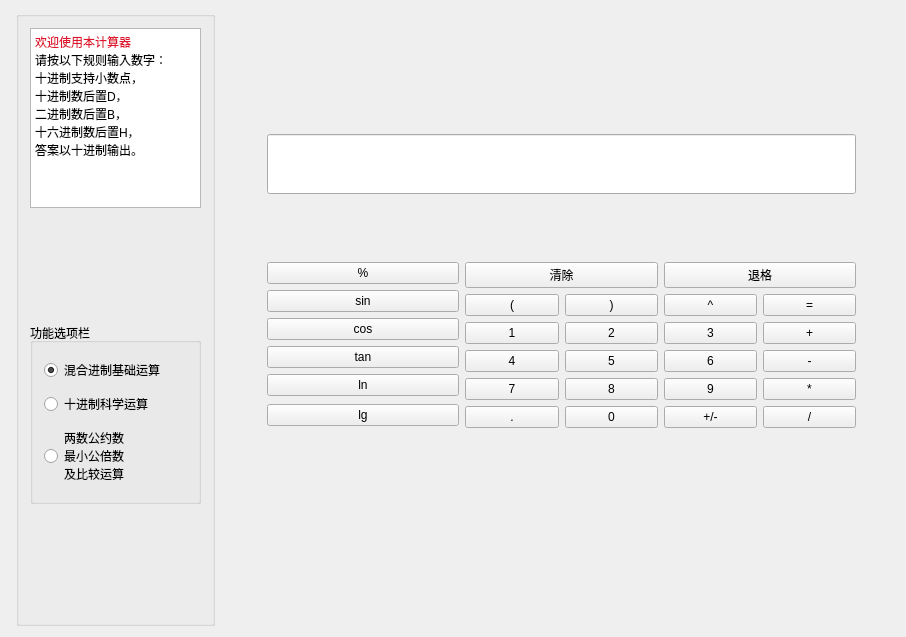
<?xml version="1.0" encoding="UTF-8"?>
<ui version="4.0">
 <class>MainWindow</class>
 <widget class="QMainWindow" name="MainWindow">
  <property name="geometry">
   <rect>
    <x>0</x>
    <y>0</y>
    <width>906</width>
    <height>637</height>
   </rect>
  </property>
  <property name="windowTitle">
   <string>MainWindow</string>
  </property>
  <widget class="QWidget" name="centralWidget">
   <layout class="QGridLayout" name="gridLayout_7">
    <item row="0" column="0">
     <widget class="QGroupBox" name="groupBox">
      <property name="maximumSize">
       <size>
        <width>199</width>
        <height>666</height>
       </size>
      </property>
      <property name="title">
       <string/>
      </property>
      <layout class="QVBoxLayout" name="verticalLayout_2">
       <item>
        <widget class="QTextBrowser" name="textBrowser">
         <property name="minimumSize">
          <size>
           <width>161</width>
           <height>131</height>
          </size>
         </property>
         <property name="html">
          <string>&lt;!DOCTYPE HTML PUBLIC &quot;-//W3C//DTD HTML 4.0//EN&quot; &quot;http://www.w3.org/TR/REC-html40/strict.dtd&quot;&gt;
&lt;html&gt;&lt;head&gt;&lt;meta name=&quot;qrichtext&quot; content=&quot;1&quot; /&gt;&lt;style type=&quot;text/css&quot;&gt;
p, li { white-space: pre-wrap; }
&lt;/style&gt;&lt;/head&gt;&lt;body style=&quot; font-family:'SimSun'; font-size:9pt; font-weight:400; font-style:normal;&quot;&gt;
&lt;p style=&quot; margin-top:0px; margin-bottom:0px; margin-left:0px; margin-right:0px; -qt-block-indent:0; text-indent:0px;&quot;&gt;&lt;span style=&quot; color:#df1530;&quot;&gt;欢迎使用本计算器&lt;/span&gt;&lt;/p&gt;
&lt;p style=&quot; margin-top:0px; margin-bottom:0px; margin-left:0px; margin-right:0px; -qt-block-indent:0; text-indent:0px;&quot;&gt;请按以下规则输入数字：&lt;/p&gt;
&lt;p style=&quot; margin-top:0px; margin-bottom:0px; margin-left:0px; margin-right:0px; -qt-block-indent:0; text-indent:0px;&quot;&gt;十进制支持小数点，&lt;/p&gt;
&lt;p style=&quot; margin-top:0px; margin-bottom:0px; margin-left:0px; margin-right:0px; -qt-block-indent:0; text-indent:0px;&quot;&gt;十进制数后置D，&lt;/p&gt;
&lt;p style=&quot; margin-top:0px; margin-bottom:0px; margin-left:0px; margin-right:0px; -qt-block-indent:0; text-indent:0px;&quot;&gt;二进制数后置B，&lt;/p&gt;
&lt;p style=&quot; margin-top:0px; margin-bottom:0px; margin-left:0px; margin-right:0px; -qt-block-indent:0; text-indent:0px;&quot;&gt;十六进制数后置H，&lt;/p&gt;
&lt;p style=&quot; margin-top:0px; margin-bottom:0px; margin-left:0px; margin-right:0px; -qt-block-indent:0; text-indent:0px;&quot;&gt;答案以十进制输出。&lt;/p&gt;&lt;/body&gt;&lt;/html&gt;</string>
         </property>
        </widget>
       </item>
       <item>
        <spacer name="verticalSpacer">
         <property name="orientation">
          <enum>Qt::Vertical</enum>
         </property>
         <property name="sizeHint" stdset="0">
          <size>
           <width>20</width>
           <height>122</height>
          </size>
         </property>
        </spacer>
       </item>
       <item>
        <widget class="QGroupBox" name="groupBox_2">
         <property name="minimumSize">
          <size>
           <width>171</width>
           <height>181</height>
          </size>
         </property>
         <property name="maximumSize">
          <size>
           <width>171</width>
           <height>191</height>
          </size>
         </property>
         <property name="title">
          <string>功能选项栏</string>
         </property>
         <property name="flat">
          <bool>false</bool>
         </property>
         <property name="checkable">
          <bool>false</bool>
         </property>
         <layout class="QVBoxLayout" name="verticalLayout">
          <item>
           <widget class="QRadioButton" name="yunsuan">
            <property name="text">
             <string>混合进制基础运算</string>
            </property>
            <property name="checked">
             <bool>true</bool>
            </property>
           </widget>
          </item>
          <item>
           <widget class="QRadioButton" name="radioButton">
            <property name="text">
             <string>十进制科学运算</string>
            </property>
           </widget>
          </item>
          <item>
           <widget class="QRadioButton" name="bijiao">
            <property name="text">
             <string>两数公约数
最小公倍数
及比较运算</string>
            </property>
           </widget>
          </item>
         </layout>
        </widget>
       </item>
       <item>
        <spacer name="verticalSpacer_2">
         <property name="orientation">
          <enum>Qt::Vertical</enum>
         </property>
         <property name="sizeHint" stdset="0">
          <size>
           <width>20</width>
           <height>120</height>
          </size>
         </property>
        </spacer>
       </item>
      </layout>
     </widget>
    </item>
    <item row="0" column="1">
     <widget class="QStackedWidget" name="stackedWidget">
      <property name="minimumSize">
       <size>
        <width>664</width>
        <height>615</height>
       </size>
      </property>
      <property name="maximumSize">
       <size>
        <width>664</width>
        <height>16777215</height>
       </size>
      </property>
      <property name="currentIndex">
       <number>1</number>
      </property>
      <widget class="QWidget" name="page_yunsuan">
       <widget class="QWidget" name="gridLayoutWidget_2">
        <property name="geometry">
         <rect>
          <x>10</x>
          <y>50</y>
          <width>641</width>
          <height>441</height>
         </rect>
        </property>
        <layout class="QGridLayout" name="gridLayout_15">
         <item row="0" column="0">
          <widget class="QLineEdit" name="lineEdit_3">
           <property name="minimumSize">
            <size>
             <width>0</width>
             <height>60</height>
            </size>
           </property>
           <property name="mouseTracking">
            <bool>false</bool>
           </property>
           <property name="readOnly">
            <bool>true</bool>
           </property>
          </widget>
         </item>
         <item row="1" column="0">
          <widget class="QGroupBox" name="groupBox_5">
           <property name="maximumSize">
            <size>
             <width>16777215</width>
             <height>60</height>
            </size>
           </property>
           <property name="title">
            <string/>
           </property>
           <layout class="QHBoxLayout" name="horizontalLayout_2">
            <item>
             <widget class="QPushButton" name="dig">
              <property name="text">
               <string>D</string>
              </property>
             </widget>
            </item>
            <item>
             <widget class="QPushButton" name="bina">
              <property name="text">
               <string>B</string>
              </property>
             </widget>
            </item>
            <item>
             <widget class="QPushButton" name="hex">
              <property name="text">
               <string>H</string>
              </property>
             </widget>
            </item>
            <item>
             <widget class="QPushButton" name="bakcspace">
              <property name="text">
               <string>退格</string>
              </property>
             </widget>
            </item>
            <item>
             <widget class="QPushButton" name="clear">
              <property name="text">
               <string>清除</string>
              </property>
             </widget>
            </item>
           </layout>
          </widget>
         </item>
         <item row="2" column="0">
          <widget class="QGroupBox" name="groupBox_3">
           <property name="enabled">
            <bool>true</bool>
           </property>
           <property name="title">
            <string/>
           </property>
           <property name="flat">
            <bool>false</bool>
           </property>
           <property name="checkable">
            <bool>false</bool>
           </property>
           <layout class="QGridLayout" name="gridLayout">
            <property name="leftMargin">
             <number>11</number>
            </property>
            <property name="topMargin">
             <number>11</number>
            </property>
            <property name="rightMargin">
             <number>11</number>
            </property>
            <property name="bottomMargin">
             <number>11</number>
            </property>
            <item row="3" column="4">
             <widget class="QPushButton" name="three">
              <property name="text">
               <string>3</string>
              </property>
             </widget>
            </item>
            <item row="2" column="2">
             <widget class="QPushButton" name="five">
              <property name="text">
               <string>5</string>
              </property>
             </widget>
            </item>
            <item row="1" column="4">
             <widget class="QPushButton" name="nine">
              <property name="text">
               <string>9</string>
              </property>
             </widget>
            </item>
            <item row="2" column="4">
             <widget class="QPushButton" name="six">
              <property name="text">
               <string>6</string>
              </property>
             </widget>
            </item>
            <item row="1" column="1">
             <widget class="QPushButton" name="seven">
              <property name="text">
               <string>7</string>
              </property>
             </widget>
            </item>
            <item row="1" column="2">
             <widget class="QPushButton" name="eight">
              <property name="text">
               <string>8</string>
              </property>
             </widget>
            </item>
            <item row="3" column="2">
             <widget class="QPushButton" name="two">
              <property name="text">
               <string>2</string>
              </property>
             </widget>
            </item>
            <item row="1" column="5">
             <widget class="QPushButton" name="plus">
              <property name="text">
               <string>+</string>
              </property>
             </widget>
            </item>
            <item row="3" column="1">
             <widget class="QPushButton" name="one">
              <property name="text">
               <string>1</string>
              </property>
             </widget>
            </item>
            <item row="3" column="5">
             <widget class="QPushButton" name="mult">
              <property name="text">
               <string>*</string>
              </property>
             </widget>
            </item>
            <item row="2" column="5">
             <widget class="QPushButton" name="minus">
              <property name="text">
               <string>-</string>
              </property>
             </widget>
            </item>
            <item row="2" column="1">
             <widget class="QPushButton" name="four">
              <property name="text">
               <string>4</string>
              </property>
             </widget>
            </item>
            <item row="4" column="5">
             <widget class="QPushButton" name="div">
              <property name="text">
               <string>/</string>
              </property>
             </widget>
            </item>
            <item row="0" column="1">
             <widget class="QPushButton" name="left">
              <property name="text">
               <string>(</string>
              </property>
             </widget>
            </item>
            <item row="4" column="1" colspan="2">
             <widget class="QPushButton" name="zero">
              <property name="text">
               <string>0</string>
              </property>
             </widget>
            </item>
            <item row="0" column="4" colspan="2">
             <widget class="QPushButton" name="epual">
              <property name="text">
               <string>=</string>
              </property>
             </widget>
            </item>
            <item row="4" column="4">
             <widget class="QPushButton" name="point">
              <property name="text">
               <string>.</string>
              </property>
             </widget>
            </item>
            <item row="0" column="2">
             <widget class="QPushButton" name="reght">
              <property name="text">
               <string>)</string>
              </property>
             </widget>
            </item>
            <item row="0" column="0" rowspan="5">
             <widget class="QGroupBox" name="groupBox_4">
              <property name="title">
               <string/>
              </property>
              <layout class="QVBoxLayout" name="verticalLayout_3">
               <item>
                <widget class="QPushButton" name="a">
                 <property name="text">
                  <string>a</string>
                 </property>
                </widget>
               </item>
               <item>
                <widget class="QPushButton" name="b">
                 <property name="text">
                  <string>b</string>
                 </property>
                </widget>
               </item>
               <item>
                <widget class="QPushButton" name="c">
                 <property name="text">
                  <string>c</string>
                 </property>
                </widget>
               </item>
               <item>
                <widget class="QPushButton" name="d">
                 <property name="text">
                  <string>d</string>
                 </property>
                </widget>
               </item>
               <item>
                <widget class="QPushButton" name="e">
                 <property name="text">
                  <string>e</string>
                 </property>
                </widget>
               </item>
               <item>
                <widget class="QPushButton" name="f">
                 <property name="text">
                  <string>f</string>
                 </property>
                </widget>
               </item>
              </layout>
             </widget>
            </item>
           </layout>
          </widget>
         </item>
        </layout>
       </widget>
      </widget>
      <widget class="QWidget" name="page_sci">
       <widget class="QWidget" name="layoutWidget">
        <property name="geometry">
         <rect>
          <x>30</x>
          <y>50</y>
          <width>611</width>
          <height>441</height>
         </rect>
        </property>
        <layout class="QGridLayout" name="gridLayout_4">
         <item row="2" column="0">
          <layout class="QGridLayout" name="gridLayout_3">
           <item row="0" column="0">
            <widget class="QPushButton" name="percrntBtn">
             <property name="text">
              <string>%</string>
             </property>
            </widget>
           </item>
           <item row="0" column="1" rowspan="6">
            <layout class="QGridLayout" name="gridLayout_5">
             <item row="0" column="0" colspan="2">
              <widget class="QPushButton" name="clearAllBtn">
               <property name="text">
                <string>清除</string>
               </property>
              </widget>
             </item>
             <item row="1" column="0">
              <widget class="QPushButton" name="leftBracketBtn">
               <property name="text">
                <string>(</string>
               </property>
              </widget>
             </item>
             <item row="1" column="1">
              <widget class="QPushButton" name="rightBracketBtn">
               <property name="text">
                <string>)</string>
               </property>
              </widget>
             </item>
             <item row="2" column="0">
              <widget class="QPushButton" name="digtalBtn1">
               <property name="text">
                <string>1</string>
               </property>
              </widget>
             </item>
             <item row="2" column="1">
              <widget class="QPushButton" name="digtalBtn2">
               <property name="text">
                <string>2</string>
               </property>
              </widget>
             </item>
             <item row="3" column="0">
              <widget class="QPushButton" name="digtalBtn4">
               <property name="text">
                <string>4</string>
               </property>
              </widget>
             </item>
             <item row="3" column="1">
              <widget class="QPushButton" name="digtalBtn5">
               <property name="text">
                <string>5</string>
               </property>
              </widget>
             </item>
             <item row="4" column="0">
              <widget class="QPushButton" name="digtalBtn7">
               <property name="text">
                <string>7</string>
               </property>
              </widget>
             </item>
             <item row="4" column="1">
              <widget class="QPushButton" name="digtalBtn8">
               <property name="text">
                <string>8</string>
               </property>
              </widget>
             </item>
             <item row="5" column="0">
              <widget class="QPushButton" name="pointBtn">
               <property name="text">
                <string>.</string>
               </property>
              </widget>
             </item>
             <item row="5" column="1">
              <widget class="QPushButton" name="digtalBtn0">
               <property name="text">
                <string>0</string>
               </property>
              </widget>
             </item>
            </layout>
           </item>
           <item row="0" column="2" rowspan="6">
            <layout class="QGridLayout" name="gridLayout_6">
             <item row="0" column="0" colspan="2">
              <widget class="QPushButton" name="clearBtn">
               <property name="text">
                <string>退格</string>
               </property>
              </widget>
             </item>
             <item row="1" column="0">
              <widget class="QPushButton" name="powBtn">
               <property name="text">
                <string>^</string>
               </property>
              </widget>
             </item>
             <item row="1" column="1">
              <widget class="QPushButton" name="equalBtn">
               <property name="text">
                <string>=</string>
               </property>
              </widget>
             </item>
             <item row="2" column="0">
              <widget class="QPushButton" name="digtalBtn3">
               <property name="text">
                <string>3</string>
               </property>
              </widget>
             </item>
             <item row="2" column="1">
              <widget class="QPushButton" name="addBtn">
               <property name="text">
                <string>+</string>
               </property>
              </widget>
             </item>
             <item row="3" column="0">
              <widget class="QPushButton" name="digtalBtn6">
               <property name="text">
                <string>6</string>
               </property>
              </widget>
             </item>
             <item row="3" column="1">
              <widget class="QPushButton" name="subtractionBtn">
               <property name="text">
                <string>-</string>
               </property>
              </widget>
             </item>
             <item row="4" column="0">
              <widget class="QPushButton" name="digtalBtn9">
               <property name="text">
                <string>9</string>
               </property>
              </widget>
             </item>
             <item row="4" column="1">
              <widget class="QPushButton" name="mulBtn">
               <property name="text">
                <string>*</string>
               </property>
              </widget>
             </item>
             <item row="5" column="0">
              <widget class="QPushButton" name="signBtn">
               <property name="text">
                <string>+/-</string>
               </property>
              </widget>
             </item>
             <item row="5" column="1">
              <widget class="QPushButton" name="divBtn">
               <property name="text">
                <string>/</string>
               </property>
              </widget>
             </item>
            </layout>
           </item>
           <item row="1" column="0">
            <widget class="QPushButton" name="sinBtn">
             <property name="text">
              <string>sin</string>
             </property>
            </widget>
           </item>
           <item row="2" column="0">
            <widget class="QPushButton" name="cosBtn">
             <property name="text">
              <string>cos</string>
             </property>
            </widget>
           </item>
           <item row="3" column="0">
            <widget class="QPushButton" name="tanBtn">
             <property name="text">
              <string>tan</string>
             </property>
            </widget>
           </item>
           <item row="4" column="0">
            <widget class="QPushButton" name="lnBtn">
             <property name="text">
              <string>ln</string>
             </property>
            </widget>
           </item>
           <item row="5" column="0">
            <widget class="QPushButton" name="lgBtn">
             <property name="text">
              <string>lg</string>
             </property>
            </widget>
           </item>
          </layout>
         </item>
         <item row="1" column="0">
          <widget class="QLineEdit" name="lineEdit">
           <property name="minimumSize">
            <size>
             <width>0</width>
             <height>60</height>
            </size>
           </property>
           <property name="readOnly">
            <bool>true</bool>
           </property>
          </widget>
         </item>
        </layout>
       </widget>
      </widget>
      <widget class="QWidget" name="page_bijiao">
       <widget class="QGroupBox" name="groupBox_6">
        <property name="geometry">
         <rect>
          <x>20</x>
          <y>180</y>
          <width>117</width>
          <height>351</height>
         </rect>
        </property>
        <property name="title">
         <string/>
        </property>
        <layout class="QVBoxLayout" name="verticalLayout_4">
         <item>
          <widget class="QPushButton" name="a_2">
           <property name="text">
            <string>a</string>
           </property>
          </widget>
         </item>
         <item>
          <widget class="QPushButton" name="b_2">
           <property name="text">
            <string>b</string>
           </property>
          </widget>
         </item>
         <item>
          <widget class="QPushButton" name="c_2">
           <property name="text">
            <string>c</string>
           </property>
          </widget>
         </item>
         <item>
          <widget class="QPushButton" name="d_2">
           <property name="text">
            <string>d</string>
           </property>
          </widget>
         </item>
         <item>
          <widget class="QPushButton" name="e_2">
           <property name="text">
            <string>e</string>
           </property>
          </widget>
         </item>
         <item>
          <widget class="QPushButton" name="f_2">
           <property name="text">
            <string>f</string>
           </property>
          </widget>
         </item>
        </layout>
       </widget>
       <widget class="QGroupBox" name="groupBox_7">
        <property name="geometry">
         <rect>
          <x>150</x>
          <y>180</y>
          <width>381</width>
          <height>371</height>
         </rect>
        </property>
        <property name="title">
         <string/>
        </property>
        <layout class="QGridLayout" name="gridLayout_2">
         <item row="1" column="0">
          <widget class="QPushButton" name="four_2">
           <property name="text">
            <string>4</string>
           </property>
          </widget>
         </item>
         <item row="0" column="3">
          <widget class="QPushButton" name="nine_2">
           <property name="text">
            <string>9</string>
           </property>
          </widget>
         </item>
         <item row="2" column="3">
          <widget class="QPushButton" name="three_2">
           <property name="text">
            <string>3</string>
           </property>
          </widget>
         </item>
         <item row="0" column="1">
          <widget class="QPushButton" name="eight_2">
           <property name="text">
            <string>8</string>
           </property>
          </widget>
         </item>
         <item row="1" column="1">
          <widget class="QPushButton" name="five_2">
           <property name="text">
            <string>5</string>
           </property>
          </widget>
         </item>
         <item row="2" column="1">
          <widget class="QPushButton" name="two_2">
           <property name="text">
            <string>2</string>
           </property>
          </widget>
         </item>
         <item row="3" column="3">
          <widget class="QPushButton" name="point_2">
           <property name="text">
            <string>.</string>
           </property>
          </widget>
         </item>
         <item row="1" column="3">
          <widget class="QPushButton" name="six_2">
           <property name="text">
            <string>6</string>
           </property>
          </widget>
         </item>
         <item row="2" column="0">
          <widget class="QPushButton" name="one_2">
           <property name="text">
            <string>1</string>
           </property>
          </widget>
         </item>
         <item row="0" column="0">
          <widget class="QPushButton" name="seven_2">
           <property name="text">
            <string>7</string>
           </property>
          </widget>
         </item>
         <item row="3" column="0" colspan="2">
          <widget class="QPushButton" name="zero_2">
           <property name="text">
            <string>0</string>
           </property>
          </widget>
         </item>
        </layout>
       </widget>
       <widget class="QGroupBox" name="groupBox_8">
        <property name="geometry">
         <rect>
          <x>20</x>
          <y>100</y>
          <width>551</width>
          <height>71</height>
         </rect>
        </property>
        <property name="title">
         <string/>
        </property>
        <layout class="QHBoxLayout" name="horizontalLayout_3">
         <item>
          <widget class="QPushButton" name="dig_2">
           <property name="text">
            <string>D</string>
           </property>
          </widget>
         </item>
         <item>
          <widget class="QPushButton" name="bina_2">
           <property name="text">
            <string>B</string>
           </property>
          </widget>
         </item>
         <item>
          <widget class="QPushButton" name="hex_2">
           <property name="text">
            <string>H</string>
           </property>
          </widget>
         </item>
         <item>
          <widget class="QPushButton" name="bakcspace_2">
           <property name="text">
            <string>退格</string>
           </property>
          </widget>
         </item>
         <item>
          <widget class="QPushButton" name="clear_2">
           <property name="text">
            <string>清除</string>
           </property>
          </widget>
         </item>
        </layout>
       </widget>
       <widget class="QGroupBox" name="groupBox_9">
        <property name="geometry">
         <rect>
          <x>60</x>
          <y>4</y>
          <width>541</width>
          <height>91</height>
         </rect>
        </property>
        <property name="title">
         <string/>
        </property>
        <layout class="QHBoxLayout" name="horizontalLayout_4">
         <item>
          <widget class="QLabel" name="label">
           <property name="text">
            <string>数字a</string>
           </property>
          </widget>
         </item>
         <item>
          <widget class="QLineEdit" name="cmp_a">
           <property name="minimumSize">
            <size>
             <width>0</width>
             <height>60</height>
            </size>
           </property>
           <property name="readOnly">
            <bool>true</bool>
           </property>
          </widget>
         </item>
         <item>
          <widget class="QLabel" name="label_2">
           <property name="text">
            <string>数字b</string>
           </property>
          </widget>
         </item>
         <item>
          <widget class="QLineEdit" name="cmp_b">
           <property name="minimumSize">
            <size>
             <width>0</width>
             <height>60</height>
            </size>
           </property>
           <property name="readOnly">
            <bool>true</bool>
           </property>
          </widget>
         </item>
        </layout>
       </widget>
       <widget class="QGroupBox" name="groupBox_11">
        <property name="geometry">
         <rect>
          <x>550</x>
          <y>250</y>
          <width>117</width>
          <height>211</height>
         </rect>
        </property>
        <property name="title">
         <string/>
        </property>
        <layout class="QVBoxLayout" name="verticalLayout_5">
         <item>
          <widget class="QRadioButton" name="to_a">
           <property name="enabled">
            <bool>true</bool>
           </property>
           <property name="mouseTracking">
            <bool>true</bool>
           </property>
           <property name="tabletTracking">
            <bool>false</bool>
           </property>
           <property name="text">
            <string>输入a</string>
           </property>
           <property name="checked">
            <bool>true</bool>
           </property>
          </widget>
         </item>
         <item>
          <widget class="QRadioButton" name="to_b">
           <property name="text">
            <string>输入b</string>
           </property>
           <property name="checked">
            <bool>false</bool>
           </property>
          </widget>
         </item>
         <item>
          <widget class="QPushButton" name="deal">
           <property name="text">
            <string>输入完成</string>
           </property>
          </widget>
         </item>
        </layout>
       </widget>
       <widget class="QGroupBox" name="groupBox_12">
        <property name="geometry">
         <rect>
          <x>10</x>
          <y>550</y>
          <width>628</width>
          <height>71</height>
         </rect>
        </property>
        <property name="title">
         <string/>
        </property>
        <layout class="QHBoxLayout" name="horizontalLayout">
         <item>
          <widget class="QLabel" name="label_3">
           <property name="text">
            <string>数字a</string>
           </property>
          </widget>
         </item>
         <item>
          <widget class="QLineEdit" name="cmp">
           <property name="maximumSize">
            <size>
             <width>51</width>
             <height>21</height>
            </size>
           </property>
           <property name="readOnly">
            <bool>true</bool>
           </property>
          </widget>
         </item>
         <item>
          <widget class="QLabel" name="label_4">
           <property name="text">
            <string>数字b</string>
           </property>
          </widget>
         </item>
         <item>
          <spacer name="horizontalSpacer">
           <property name="orientation">
            <enum>Qt::Horizontal</enum>
           </property>
           <property name="sizeHint" stdset="0">
            <size>
             <width>18</width>
             <height>20</height>
            </size>
           </property>
          </spacer>
         </item>
         <item>
          <widget class="QLabel" name="label_5">
           <property name="text">
            <string>最大公约数
（十进制）</string>
           </property>
          </widget>
         </item>
         <item>
          <widget class="QLabel" name="label_7">
           <property name="text">
            <string/>
           </property>
          </widget>
         </item>
         <item>
          <widget class="QLineEdit" name="yueshu">
           <property name="maximumSize">
            <size>
             <width>111</width>
             <height>21</height>
            </size>
           </property>
           <property name="readOnly">
            <bool>true</bool>
           </property>
          </widget>
         </item>
         <item>
          <spacer name="horizontalSpacer_2">
           <property name="orientation">
            <enum>Qt::Horizontal</enum>
           </property>
           <property name="sizeHint" stdset="0">
            <size>
             <width>40</width>
             <height>20</height>
            </size>
           </property>
          </spacer>
         </item>
         <item>
          <widget class="QLabel" name="label_6">
           <property name="text">
            <string>最小公倍数
（十进制）</string>
           </property>
          </widget>
         </item>
         <item>
          <widget class="QLineEdit" name="beishu">
           <property name="maximumSize">
            <size>
             <width>111</width>
             <height>21</height>
            </size>
           </property>
           <property name="readOnly">
            <bool>true</bool>
           </property>
          </widget>
         </item>
        </layout>
       </widget>
      </widget>
     </widget>
    </item>
   </layout>
  </widget>
 </widget>
 <layoutdefault spacing="6" margin="11"/>
 <resources/>
 <connections/>
</ui>
